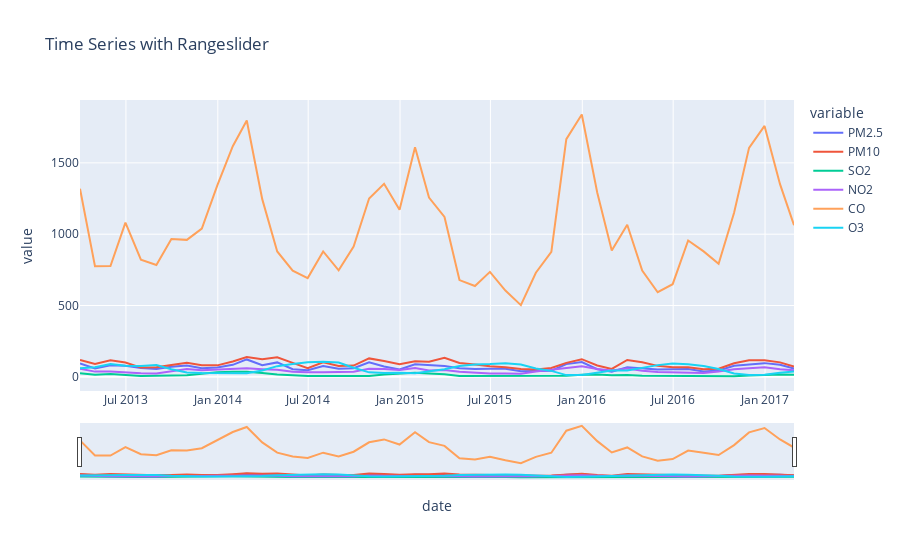

The cell this chart's notebook holds for it:
### Markdown cell above
#### AQI Monthly Graph

### Code cell
selected_columns = ['date', 'PM2.5', 'PM10', 'SO2', 'NO2', 'CO', 'O3']
fig = px.line(monthly_air_quality_all, x='date', y= monthly_air_quality_all[selected_columns].columns, 
              hover_data={"date": "|%B %d, %Y"}, title='Time Series with Rangeslider')

fig.update_xaxes(rangeslider_visible=True)
fig.show()
